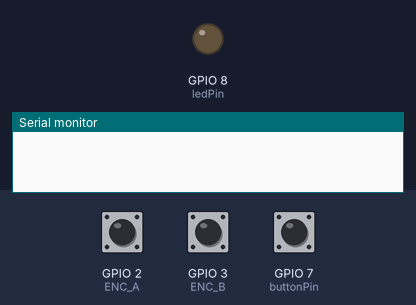
Recording of a sketch running on a simulated ESP32-C6. Parts: output pins drawn as LEDs (lit = HIGH), the last lines printed to the serial monitor. Inputs (shaded band) come from the test bench; at power-on: GPIO 7 (buttonPin) LOW, GPIO 2 (ENC_A) HIGH, GPIO 3 (ENC_B) HIGH.

Above: at 1.2 s.
1.3 s: GPIO 7 (buttonPin) pulled HIGH for 0.15 s
At 1.37 s:
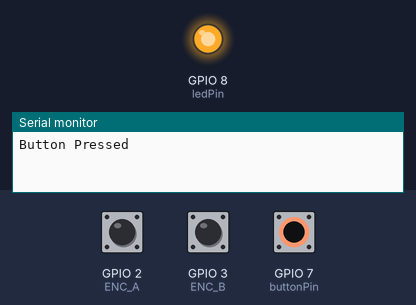
4.6 s: GPIO 7 (buttonPin) pulled HIGH for 3.2 s
At 9.1 s:
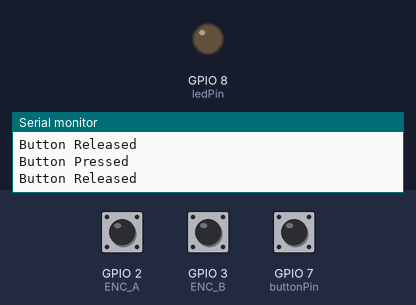
Timing chart, 0 to 10.6 s (numbered marks = the images above; inputs shaded):
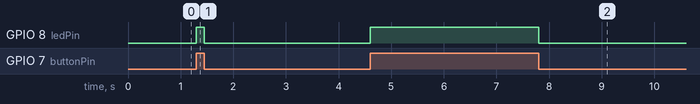

Measured:
- after the input at 1.3 s, GPIO 8 (ledPin): LOW → HIGH at once, → LOW 0.15 s later
- after the input at 4.6 s, GPIO 8 (ledPin): LOW → HIGH at once, → LOW 3.2 s later

The sketch:

13_RotaryEncoder.ino
```cpp
/***********************************************************************
 * 13_RotaryEncoder.ino
 * receive rotary encoder input and button input, print values to serial port
 * Seite am Rotary Encoder mit 2 Anschlüssen (Button):
 * Sensor: 1. von links  <->  ESP32-C6: 3.3V
 * Sensor: 2. von links  <->  ESP32-C6: GPIO 7
 * Seite am Rotary Encoder mit 3 Anschlüssen (Rotary Encoder):
 * Sensor: 1. von links (A)    <->  ESP32-C6: GPIO 2
 * Sensor: 2. von links (GND)  <->  ESP32-C6: GND
 * Sensor: 3. von links (B)    <->  ESP32-C6: GPIO 3
 * GitHub: https://github.com/Interaktive-Medien/im_physical_computing/blob/main/09_Sensoren_testen/13_RotaryEncoder/13_RotaryEncoder.ino
 ***********************************************************************/

// Define rotary encoder pins
#define ENC_A 2
#define ENC_B 3

// Define button pin
const int buttonPin = 7;
const int ledPin = BUILTIN_LED;

// rotary encoder
unsigned long _lastIncReadTime = micros();
unsigned long _lastDecReadTime = micros();
int _pauseLength = 25000;
int _fastIncrement = 10;

volatile int counter = 0;
int buttonState = 0;
int prev_buttonState = 0;

void setup() {
  // Set encoder pins and attach interrupts
  pinMode(ENC_A, INPUT_PULLUP);
  pinMode(ENC_B, INPUT_PULLUP);
  attachInterrupt(digitalPinToInterrupt(ENC_A), read_encoder, CHANGE);
  attachInterrupt(digitalPinToInterrupt(ENC_B), read_encoder, CHANGE);

  // Set button pin
  pinMode(buttonPin, INPUT_PULLDOWN);
  pinMode(ledPin, OUTPUT);
  digitalWrite(ledPin, 0);

  // Start the serial monitor to show output
  Serial.begin(115200);
}

void loop() {
  static int lastCounter = 0;

  // If count has changed print the new value to serial
  if (counter != lastCounter) {
    Serial.println(counter);
    lastCounter = counter;
  }

  // Read button state
  buttonState = digitalRead(buttonPin);
  if (buttonState != prev_buttonState) {
    prev_buttonState = buttonState;
    if (buttonState == 1) {
      digitalWrite(ledPin, 1);   // turn LED on
      Serial.println("Button Pressed");
    } else {
      digitalWrite(ledPin, 0);   // turn LED off
      Serial.println("Button Released");
    }
  }
}

void read_encoder() {
  static uint8_t old_AB = 3;  // Lookup table index
  static int8_t encval = 0;   // Encoder value
  static const int8_t enc_states[]  = {0,-1,1,0,1,0,0,-1,-1,0,0,1,0,1,-1,0}; // Lookup table

  old_AB <<=2;  // Remember previous state

  if (digitalRead(ENC_A)) old_AB |= 0x02; // Add current state of pin A
  if (digitalRead(ENC_B)) old_AB |= 0x01; // Add current state of pin B

  encval += enc_states[( old_AB & 0x0f )];

  // Update counter if encoder has rotated a full indent, that is at least 4 steps
  if (encval > 3) {        // Four steps forward
    int changevalue = 1;
    if ((micros() - _lastIncReadTime) < _pauseLength) {
      changevalue = _fastIncrement * changevalue;
    }
    _lastIncReadTime = micros();
    counter += changevalue;
    encval = 0;
  } else if (encval < -3) { // Four steps backward
    int changevalue = -1;
    if ((micros() - _lastDecReadTime) < _pauseLength) {
      changevalue = _fastIncrement * changevalue;
    }
    _lastDecReadTime = micros();
    counter += changevalue;
    encval = 0;
  }
}
```
